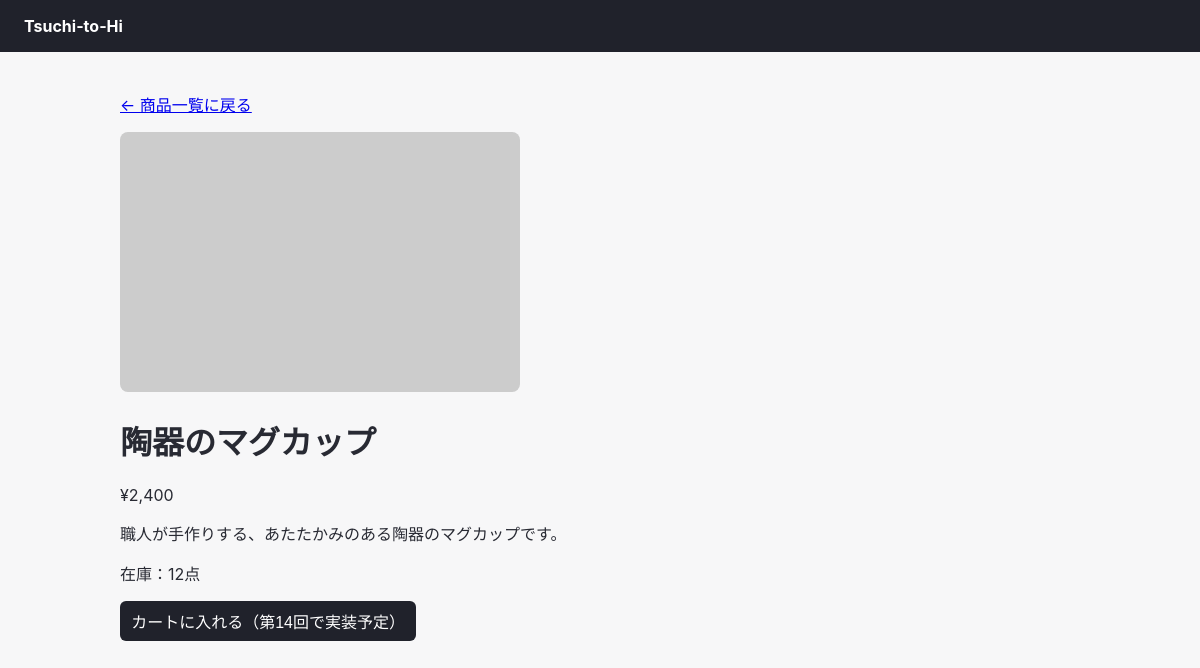
Page /item.php?id=1 on the committed database.
### tables this page shows
CREATE TABLE items (
    id            INT AUTO_INCREMENT PRIMARY KEY,
    name          VARCHAR(255) NOT NULL,
    price         INT NOT NULL,
    description   TEXT,
    image         VARCHAR(255),
    stock         INT NOT NULL DEFAULT 0,
    category      VARCHAR(100),
    created_at    DATETIME NOT NULL DEFAULT CURRENT_TIMESTAMP
);

### public_html/item.php (the view, shortened to what this page needs)
<?php
require_once __DIR__ . '/../includes/config.php';
$id = (int) ($_GET['id'] ?? 0);
$stmt = $pdo->prepare('SELECT * FROM items WHERE id = ?');
$stmt->execute([$id]);
$item = $stmt->fetch();
?>
<!DOCTYPE html>
<html lang="ja">
<head>
    <link rel="stylesheet" href="assets/css/style.css">
</head>
<body>
    <header><a href="index.php">Tsuchi-to-Hi</a></header>
    <main>
        <p><a href="items.php">← 商品一覧に戻る</a></p>
        <img src="<?= $item['image'] ? 'uploads/items/' . htmlspecialchars($item['image']) : 'https://placehold.co/400x260' ?>"
             alt="" style="max-width:100%; border-radius:8px;">
        <h1><?= htmlspecialchars($item['name']) ?></h1>
        <p class="price">¥<?= number_format($item['price']) ?></p>
        <p><?= nl2br(htmlspecialchars($item['description'] ?? '')) ?></p>
        <p>在庫：<?= (int) $item['stock'] ?>点</p>
        <button disabled>カートに入れる（第14回で実装予定）</button>
    </main>
</body>
</html>

### public_html/assets/css/style.css (style rules this page uses)
body { font-family: -apple-system, "Hiragino Sans", "Yu Gothic UI", sans-serif; background: #f7f7f8; color: #282a33; margin: 0; padding: 0; }
header { background: #20222b; color: #fff; padding: 1rem 1.5rem; display: flex; justify-content: space-between; align-items: center; }
header a { color: #fff; text-decoration: none; font-weight: bold; }
main { max-width: 960px; margin: 0 auto; padding: 1.5rem; }
input, select, textarea, button { font-size: 1rem; padding: .5rem .7rem; border: 1px solid #dcdee3; border-radius: 6px; }
button, .btn { background: #20222b; color: #fff; border: none; cursor: pointer; text-decoration: none; display: inline-block; }

### rows in the picture
items: name "陶器のマグカップ", price "2,400", description "職人が手作りする、あたたかみのある陶器のマグカップです。", stock "12"
